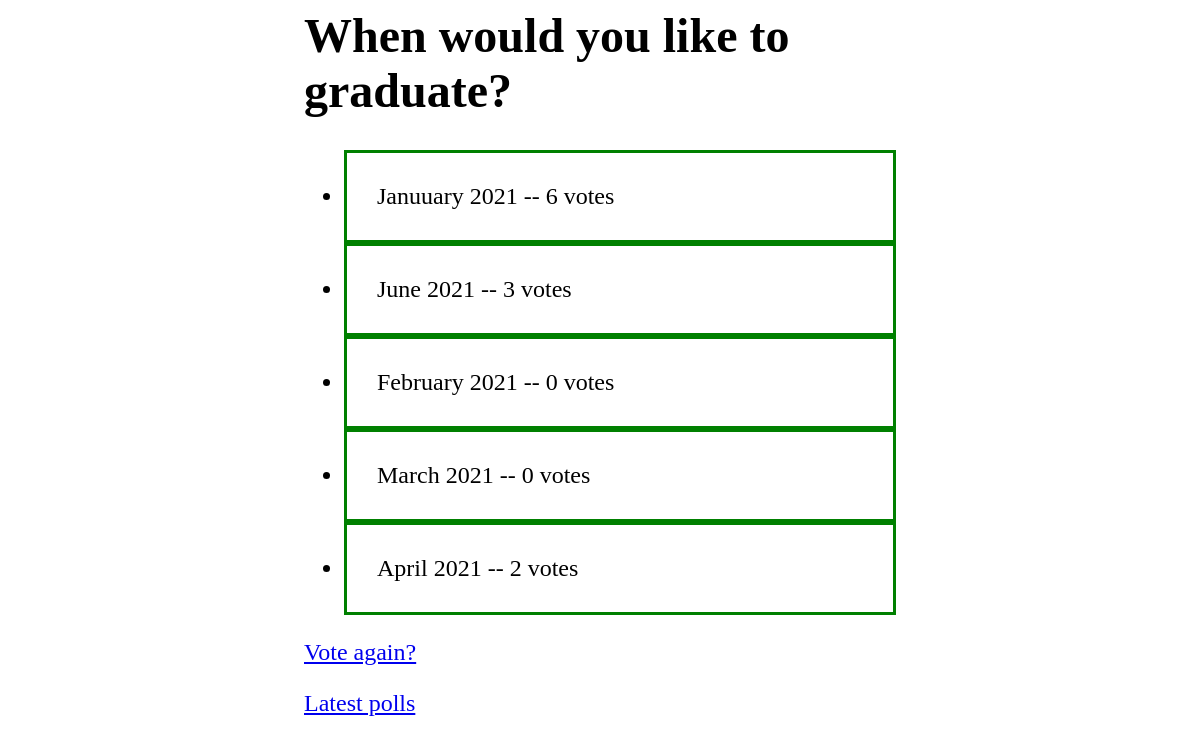
The app's page /2/results/ with its own data.
### polls/models.py (models this page shows, shortened)
class Question(models.Model):
    question_text = models.CharField(max_length=200)
    pub_date = models.DateTimeField('date published')
    def was_published_recently(self):
        now = timezone.now()
        return now - datetime.timedelta(days=1) <= self.pub_date <= now
    was_published_recently.admin_order_field = 'pub_date'
    was_published_recently.boolean = True
    was_published_recently.short_description = 'Published recently?'

class Choice(models.Model):
    question = models.ForeignKey(Question, on_delete=models.CASCADE)
    choice_text = models.CharField(max_length=200)
    votes = models.IntegerField(default=0)

### polls/views.py (the view)
# urls.py: path('<int:pk>/results/', views.ResultsView.as_view(), name='results'),
class ResultsView(generic.DetailView):
    model = Question
    template_name = 'polls/results.html'
    def get_queryset(self):
        past_questions = Question.objects.filter(
            pub_date__lte=timezone.now()
        )
        question_texts_of_past_questions_with_choices = []
        for question in past_questions:
            if question.choice_set.count() != 0:
                question_texts_of_past_questions_with_choices.append(question.question_text)
        past_questions_with_choices = past_questions.filter(question_text__in=question_texts_of_past_questions_with_choices)
        return past_questions_with_choices

### polls/templates/polls/results.html
{% load static %}
<link rel="stylesheet" type="text/css" href="{% static 'polls/style.css' %}">
<div class='content'>
    <h1>{{ question.question_text }}</h1>
    <ul>
    {% for choice in question.choice_set.all %}
        <li>{{ choice.choice_text }} -- {{ choice.votes }} vote{{ choice.votes|pluralize }}</li>
    {% endfor %}
    </ul>
    <p><a href="{% url 'polls:detail' question.id %}">Vote again?</a></p>
    <p><a href="{% url 'polls:index' %}">Latest polls</a></p>
</div>

### polls/static/polls/style.css (style rules this page uses)
.content { margin: auto; width: 50%; font-size: x-large; }
li { border: 3px solid green; padding: 30px; }

### records on screen
Question: question_text "When would you like to graduate?"
Choice: choice_text "Januuary 2021", votes "6"
Choice: choice_text "June 2021", votes "3"
Choice: choice_text "February 2021", votes "0"
Choice: choice_text "March 2021", votes "0"
Choice: choice_text "April 2021", votes "2"
